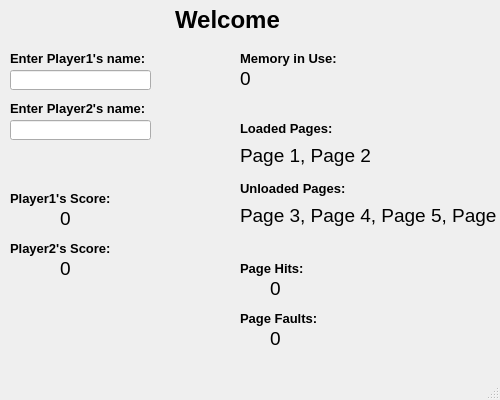
<?xml version="1.0" encoding="UTF-8"?>
<ui version="4.0">
 <class>Servidor</class>
 <widget class="QMainWindow" name="Servidor">
  <property name="geometry">
   <rect>
    <x>0</x>
    <y>0</y>
    <width>500</width>
    <height>400</height>
   </rect>
  </property>
  <property name="windowTitle">
   <string>Servidor</string>
  </property>
  <widget class="QWidget" name="centralwidget">
   <widget class="QLabel" name="welcomeLabel">
    <property name="geometry">
     <rect>
      <x>175</x>
      <y>5</y>
      <width>110</width>
      <height>30</height>
     </rect>
    </property>
    <property name="font">
     <font>
      <pointsize>18</pointsize>
      <italic>false</italic>
      <bold>true</bold>
     </font>
    </property>
    <property name="text">
     <string>Welcome</string>
    </property>
   </widget>
   <widget class="QLabel" name="label1">
    <property name="geometry">
     <rect>
      <x>10</x>
      <y>50</y>
      <width>141</width>
      <height>16</height>
     </rect>
    </property>
    <property name="font">
     <font>
      <pointsize>10</pointsize>
      <bold>true</bold>
     </font>
    </property>
    <property name="text">
     <string>Enter Player1's name:</string>
    </property>
   </widget>
   <widget class="QLineEdit" name="player1GetName">
    <property name="geometry">
     <rect>
      <x>10</x>
      <y>70</y>
      <width>141</width>
      <height>20</height>
     </rect>
    </property>
   </widget>
   <widget class="QLabel" name="label2">
    <property name="geometry">
     <rect>
      <x>10</x>
      <y>100</y>
      <width>141</width>
      <height>16</height>
     </rect>
    </property>
    <property name="font">
     <font>
      <pointsize>10</pointsize>
      <bold>true</bold>
     </font>
    </property>
    <property name="text">
     <string>Enter Player2's name:</string>
    </property>
   </widget>
   <widget class="QLineEdit" name="player2GetName">
    <property name="geometry">
     <rect>
      <x>10</x>
      <y>120</y>
      <width>141</width>
      <height>20</height>
     </rect>
    </property>
   </widget>
   <widget class="QLabel" name="player1Name">
    <property name="geometry">
     <rect>
      <x>10</x>
      <y>190</y>
      <width>151</width>
      <height>16</height>
     </rect>
    </property>
    <property name="font">
     <font>
      <pointsize>10</pointsize>
      <bold>true</bold>
     </font>
    </property>
    <property name="text">
     <string>Player1's Score:</string>
    </property>
   </widget>
   <widget class="QLabel" name="player2Name">
    <property name="geometry">
     <rect>
      <x>10</x>
      <y>240</y>
      <width>161</width>
      <height>16</height>
     </rect>
    </property>
    <property name="font">
     <font>
      <pointsize>10</pointsize>
      <bold>true</bold>
     </font>
    </property>
    <property name="text">
     <string>Player2's Score:</string>
    </property>
   </widget>
   <widget class="QLabel" name="player1Score">
    <property name="geometry">
     <rect>
      <x>60</x>
      <y>210</y>
      <width>50</width>
      <height>16</height>
     </rect>
    </property>
    <property name="font">
     <font>
      <pointsize>14</pointsize>
     </font>
    </property>
    <property name="text">
     <string>0</string>
    </property>
   </widget>
   <widget class="QLabel" name="player2Score">
    <property name="geometry">
     <rect>
      <x>60</x>
      <y>260</y>
      <width>50</width>
      <height>16</height>
     </rect>
    </property>
    <property name="font">
     <font>
      <pointsize>14</pointsize>
     </font>
    </property>
    <property name="text">
     <string>0</string>
    </property>
   </widget>
   <widget class="QLabel" name="label3">
    <property name="geometry">
     <rect>
      <x>240</x>
      <y>50</y>
      <width>111</width>
      <height>16</height>
     </rect>
    </property>
    <property name="font">
     <font>
      <pointsize>10</pointsize>
      <bold>true</bold>
     </font>
    </property>
    <property name="text">
     <string>Memory in Use:</string>
    </property>
   </widget>
   <widget class="QLabel" name="usedMemory">
    <property name="geometry">
     <rect>
      <x>240</x>
      <y>70</y>
      <width>200</width>
      <height>16</height>
     </rect>
    </property>
    <property name="font">
     <font>
      <pointsize>14</pointsize>
     </font>
    </property>
    <property name="text">
     <string>0</string>
    </property>
   </widget>
   <widget class="QLabel" name="label_2">
    <property name="geometry">
     <rect>
      <x>240</x>
      <y>120</y>
      <width>101</width>
      <height>16</height>
     </rect>
    </property>
    <property name="font">
     <font>
      <pointsize>10</pointsize>
      <bold>true</bold>
     </font>
    </property>
    <property name="text">
     <string>Loaded Pages:</string>
    </property>
   </widget>
   <widget class="QLabel" name="loadedPages">
    <property name="geometry">
     <rect>
      <x>240</x>
      <y>140</y>
      <width>130</width>
      <height>30</height>
     </rect>
    </property>
    <property name="font">
     <font>
      <pointsize>14</pointsize>
     </font>
    </property>
    <property name="text">
     <string>Page 1, Page 2</string>
    </property>
   </widget>
   <widget class="QLabel" name="label">
    <property name="geometry">
     <rect>
      <x>240</x>
      <y>180</y>
      <width>111</width>
      <height>16</height>
     </rect>
    </property>
    <property name="font">
     <font>
      <pointsize>10</pointsize>
      <bold>true</bold>
     </font>
    </property>
    <property name="text">
     <string>Unloaded Pages:</string>
    </property>
   </widget>
   <widget class="QLabel" name="label_3">
    <property name="geometry">
     <rect>
      <x>240</x>
      <y>200</y>
      <width>260</width>
      <height>30</height>
     </rect>
    </property>
    <property name="font">
     <font>
      <pointsize>14</pointsize>
     </font>
    </property>
    <property name="text">
     <string>Page 3, Page 4, Page 5, Page 6</string>
    </property>
   </widget>
   <widget class="QLabel" name="label_4">
    <property name="geometry">
     <rect>
      <x>240</x>
      <y>260</y>
      <width>71</width>
      <height>16</height>
     </rect>
    </property>
    <property name="font">
     <font>
      <pointsize>10</pointsize>
      <bold>true</bold>
     </font>
    </property>
    <property name="text">
     <string>Page Hits:</string>
    </property>
   </widget>
   <widget class="QLabel" name="label_5">
    <property name="geometry">
     <rect>
      <x>270</x>
      <y>280</y>
      <width>81</width>
      <height>16</height>
     </rect>
    </property>
    <property name="font">
     <font>
      <pointsize>14</pointsize>
     </font>
    </property>
    <property name="text">
     <string>0</string>
    </property>
   </widget>
   <widget class="QLabel" name="label_6">
    <property name="geometry">
     <rect>
      <x>240</x>
      <y>310</y>
      <width>81</width>
      <height>16</height>
     </rect>
    </property>
    <property name="font">
     <font>
      <pointsize>10</pointsize>
      <bold>true</bold>
     </font>
    </property>
    <property name="text">
     <string>Page Faults:</string>
    </property>
   </widget>
   <widget class="QLabel" name="label_7">
    <property name="geometry">
     <rect>
      <x>270</x>
      <y>330</y>
      <width>81</width>
      <height>16</height>
     </rect>
    </property>
    <property name="font">
     <font>
      <pointsize>14</pointsize>
     </font>
    </property>
    <property name="text">
     <string>0</string>
    </property>
   </widget>
  </widget>
  <widget class="QMenuBar" name="menubar">
   <property name="geometry">
    <rect>
     <x>0</x>
     <y>0</y>
     <width>500</width>
     <height>22</height>
    </rect>
   </property>
  </widget>
  <widget class="QStatusBar" name="statusbar"/>
 </widget>
 <resources/>
 <connections/>
</ui>
